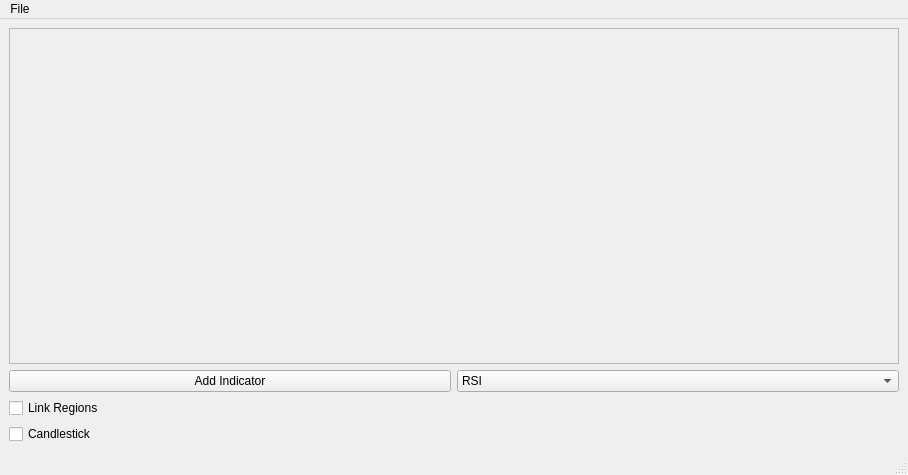
<?xml version="1.0" encoding="UTF-8"?>
<ui version="4.0">
 <class>MainWindow</class>
 <widget class="QMainWindow" name="MainWindow">
  <property name="geometry">
   <rect>
    <x>0</x>
    <y>0</y>
    <width>908</width>
    <height>475</height>
   </rect>
  </property>
  <property name="windowTitle">
   <string>MainWindow</string>
  </property>
  <widget class="QWidget" name="centralwidget">
   <layout class="QGridLayout" name="gridLayout">
    <item row="1" column="0">
     <layout class="QHBoxLayout" name="horizontalLayout_3">
      <item>
       <widget class="QPushButton" name="pushButton">
        <property name="text">
         <string>Add Indicator</string>
        </property>
       </widget>
      </item>
      <item>
       <widget class="QComboBox" name="comboBox">
        <item>
         <property name="text">
          <string>RSI</string>
         </property>
        </item>
        <item>
         <property name="text">
          <string>EWM</string>
         </property>
        </item>
       </widget>
      </item>
     </layout>
    </item>
    <item row="2" column="0">
     <widget class="QCheckBox" name="checkBox">
      <property name="text">
       <string>Link Regions</string>
      </property>
     </widget>
    </item>
    <item row="0" column="0">
     <widget class="QScrollArea" name="scrollArea">
      <property name="widgetResizable">
       <bool>true</bool>
      </property>
      <widget class="QWidget" name="scrollAreaWidgetContents">
       <property name="geometry">
        <rect>
         <x>0</x>
         <y>0</y>
         <width>888</width>
         <height>337</height>
        </rect>
       </property>
       <layout class="QVBoxLayout" name="verticalLayout_3">
        <property name="leftMargin">
         <number>5</number>
        </property>
        <property name="topMargin">
         <number>5</number>
        </property>
        <property name="rightMargin">
         <number>5</number>
        </property>
        <property name="bottomMargin">
         <number>5</number>
        </property>
       </layout>
      </widget>
     </widget>
    </item>
    <item row="3" column="0">
     <widget class="QCheckBox" name="checkBox_2">
      <property name="text">
       <string>Candlestick</string>
      </property>
     </widget>
    </item>
   </layout>
  </widget>
  <widget class="QMenuBar" name="menubar">
   <property name="geometry">
    <rect>
     <x>0</x>
     <y>0</y>
     <width>908</width>
     <height>21</height>
    </rect>
   </property>
   <widget class="QMenu" name="menuFile">
    <property name="title">
     <string>File</string>
    </property>
    <addaction name="actionOpen"/>
    <addaction name="separator"/>
    <addaction name="actionExit"/>
   </widget>
   <addaction name="menuFile"/>
  </widget>
  <widget class="QStatusBar" name="statusbar"/>
  <action name="actionOpen">
   <property name="text">
    <string>Open</string>
   </property>
  </action>
  <action name="actionExit">
   <property name="text">
    <string>Exit</string>
   </property>
  </action>
 </widget>
 <resources/>
 <connections/>
</ui>
